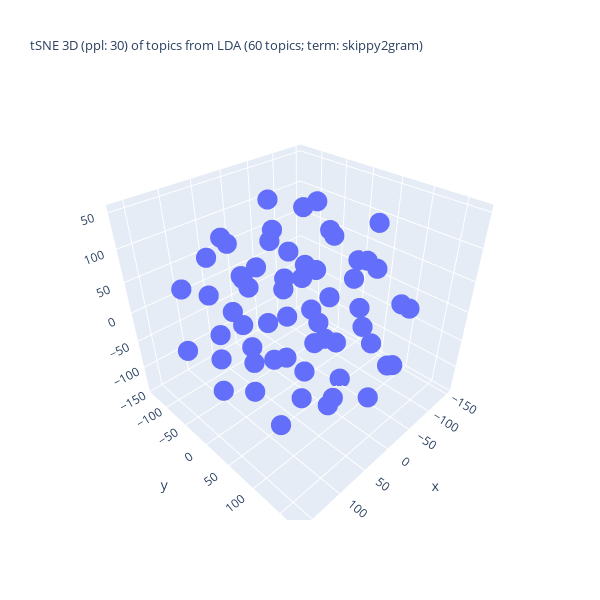

Notebook code cell kept with this figure:
### Code cell
%%capture --no-display
## Plotlyを使って tSNE の結果の可視化 (3D)
import numpy as np
import plotly.graph_objects as go
## 変数の指定
d1, d2, d3 = topic_tsne_3d[:,0], topic_tsne_3d[:,1], topic_tsne_3d[:,2]
fig = go.Figure(data = [go.Scatter3d(x = d1, y = d2, z = d3,
                                     mode = 'markers', marker = dict(size = 7)) ])
## 3D 散布図にラベルを追加する処理は未実装
if use_FastText:
    if use_LDA:
        title_val = f"tSNE 3D (ppl: {top_perplexity_val}) of topics from LDA ({n_topics} topics; term: {lda_term_type}) x FastText ({ft_n_dims} dims; term: {ft_term_type}; window: {ft_window_size})"
    else:
        title_val = f"tSNE 3D (ppl: {top_perplexity_val}) of dims under FastText ({n_topics} dims)"
else:
    title_val = f"tSNE 3D (ppl: {top_perplexity_val}) of topics from LDA ({n_topics} topics; term: {lda_term_type})"
#
fig.update_layout(title = dict(text = title_val, font_size = 13),
                  autosize = False, width = 600, height = 600,)
fig.show()

### Figure 1 — Plotly figure (JSON) as saved in the notebook; plotly's stock layout.template omitted (floating-point values rounded to 4 significant figures)
{"data": [{"marker": {"size": 7}, "mode": "markers", "type": "scatter3d", "x": [-54.53, 73.17, 89.36, 119.6, -65.23, -84.31, 24.89, 35.13, 112.4, -33.58, 100.4, 50.09, 61.11, -108.1, 34.02, 27.01, 103.2, -62.09, 26.78, -48.45, 14.3, 131.1, -97.18, -20.74, -14.11, 49.35, 11.7, -8.867, -107.5, -118.3, -25.09, -27.37, -13.15, 34.99, -88.68, -17.02, -93.87, 92.81, -100.6, -150.0, 8.746, -21.45, -35.73, 55.89, 82.1, 14.47, 81.11, 128.8, -19.44, 162.2, 69.45, -64.02, 1.088, -130.5, 60.99, -113.1, 116.5, -51.58, 53.58, 4.082], "y": [137.8, -88.17, -59.05, 38.85, -122.9, -113.4, 39.62, 66.38, -36.42, 151.7, -8.867, -19.07, 80.64, 120.0, 99.53, 17.89, 31.58, 11.12, 13.26, 65.05, 150.3, 65.08, -41.97, 0.2267, 111.2, 8.969, -131.4, 113.9, -59.57, 51.99, -70.31, 14.61, 68.81, -56.86, 75.02, -136.9, 65.21, 67.43, -17.81, -7.843, -38.69, 43.16, -58.33, -128.8, 132.4, 173.1, 147.2, -7.608, -39.55, -26.65, -14.42, -19.5, -121.4, 16.48, 75.79, -94.72, -99.83, 48.34, -86.74, -53.99], "z": [-59.21, -108.7, -35.64, 117.7, 33.27, -62.63, -136.7, 44.3, 108.0, 60.3, 35.58, 75.94, -33.61, 1.158, -101.3, 104.4, -23.32, -9.465, 1.848, 52.29, -64.09, 38.54, -102.9, 58.46, 14.69, -64.63, 53.87, 115.6, -11.26, 33.1, 85.29, -74.91, -34.61, 20.82, -76.05, -22.32, 118.6, -120.1, 67.68, 10.56, 150.8, 125.9, 4.482, -16.68, 61.24, 5.398, -19.7, -82.08, -131.8, -2.681, -129.8, 132.1, -97.91, -60.1, 105.9, 84.96, 35.29, -141.5, 95.36, -56.52]}], "layout": {"autosize": false, "height": 600, "title": {"font": {"size": 13}, "text": "tSNE 3D (ppl: 30) of topics from LDA (60 topics; term: skippy2gram)"}, "width": 600}}
